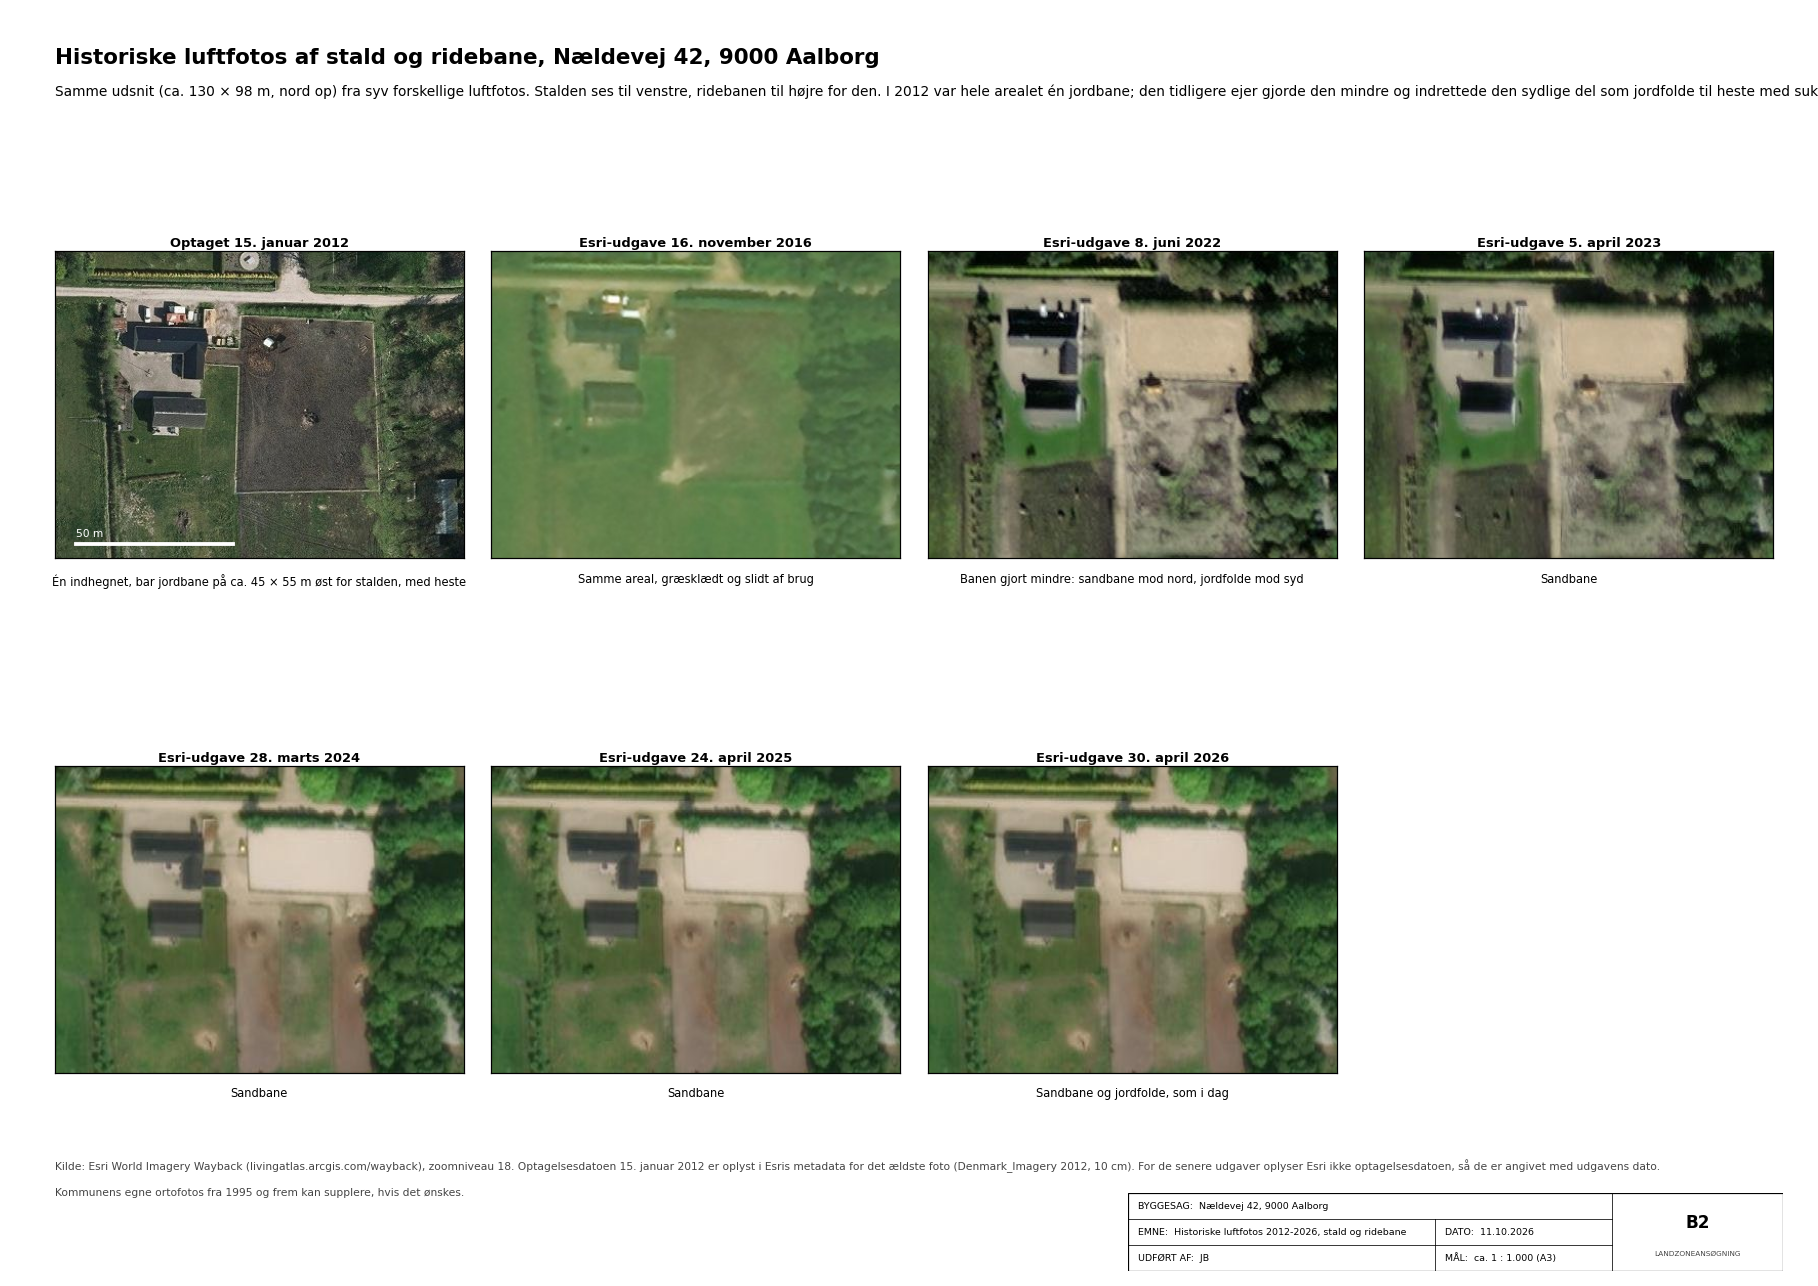

Recreate this plot in Python.
#!/usr/bin/env python3
"""Bilag B2: historiske luftfotos af stald og ridebane, 2012-2026 (fra billeder/luftfoto_historisk/).

Kør:  python3 tegninger/luftfoto_historisk.py
Giver: tegninger/luftfoto_historisk.pdf/.png (A3 liggende)
"""
from pathlib import Path

import matplotlib
matplotlib.use("Agg")
import matplotlib.pyplot as plt
from PIL import Image
from tegningshoved import tegningshoved

HER = Path(__file__).parent
MAPPE = HER.parent / "billeder" / "luftfoto_historisk"
M_PR_PX = 0.325                                   # zoomniveau 18 ved 57° nord
BOX = (560, 420, 960, 720)                        # udsnit om stald og ridebane i de 1024 × 1024 px store billeder
BILLEDER = [
    ("esri-optaget-2012-01-15_udgave-2014-02-20.png", "Optaget 15. januar 2012", "Én indhegnet, bar jordbane på ca. 45 × 55 m øst for stalden, med heste"),
    ("esri-udgave-2016-11-16.png", "Esri-udgave 16. november 2016", "Samme areal, græsklædt og slidt af brug"),
    ("esri-udgave-2022-06-08.png", "Esri-udgave 8. juni 2022", "Banen gjort mindre: sandbane mod nord, jordfolde mod syd"),
    ("esri-udgave-2023-04-05.png", "Esri-udgave 5. april 2023", "Sandbane"),
    ("esri-udgave-2024-03-28.png", "Esri-udgave 28. marts 2024", "Sandbane"),
    ("esri-udgave-2025-04-24.png", "Esri-udgave 24. april 2025", "Sandbane"),
    ("esri-udgave-2026-04-30.png", "Esri-udgave 30. april 2026", "Sandbane og jordfolde, som i dag"),
]

fig = plt.figure(figsize=(420 / 25.4, 297 / 25.4))
fig.text(0.03, 0.95, "Historiske luftfotos af stald og ridebane, Nældevej 42, 9000 Aalborg", fontsize=14, weight="bold")
fig.text(0.03, 0.925, "Samme udsnit (ca. 130 × 98 m, nord op) fra syv forskellige luftfotos. Stalden ses til venstre, ridebanen til højre for den. I 2012 var hele arealet én jordbane; den tidligere ejer gjorde den mindre og indrettede den sydlige del som jordfolde til heste med sukkersyge.", fontsize=9)
for i, (fil, titel, note) in enumerate(BILLEDER):
    im = Image.open(MAPPE / fil).crop(BOX)
    r, c = divmod(i, 4)
    ax = fig.add_axes([0.03 + c * 0.24, 0.52 - r * 0.40, 0.225, 0.33])
    ax.imshow(im)
    ax.set_xticks([])
    ax.set_yticks([])
    ax.set_title(titel, fontsize=8.5, weight="bold", pad=3)
    ax.text(0.5, -0.05, note, transform=ax.transAxes, fontsize=7.5, ha="center", va="top")
    if i == 0:
        ax.plot([20, 20 + 50 / M_PR_PX], [im.size[1] - 15] * 2, color="white", lw=2.5)
        ax.text(20, im.size[1] - 22, "50 m", color="white", fontsize=7)
fig.text(0.03, 0.09, "Kilde: Esri World Imagery Wayback (livingatlas.arcgis.com/wayback), zoomniveau 18. Optagelsesdatoen 15. januar 2012 er oplyst i Esris metadata for det ældste foto (Denmark_Imagery 2012, 10 cm). "
                     "For de senere udgaver oplyser Esri ikke optagelsesdatoen, så de er angivet med udgavens dato.", fontsize=7, color="#444444")
fig.text(0.03, 0.07, "Kommunens egne ortofotos fra 1995 og frem kan supplere, hvis det ønskes.", fontsize=7, color="#444444")
tegningshoved(fig, "Historiske luftfotos 2012-2026, stald og ridebane", "ca. 1 : 1.000 (A3)", "B2", x=0.62, y=0.012, b=0.36, h=0.06)
fig.savefig(HER / "luftfoto_historisk.pdf")
fig.savefig(HER / "luftfoto_historisk.png", dpi=110)
print("luftfoto_historisk.pdf")
